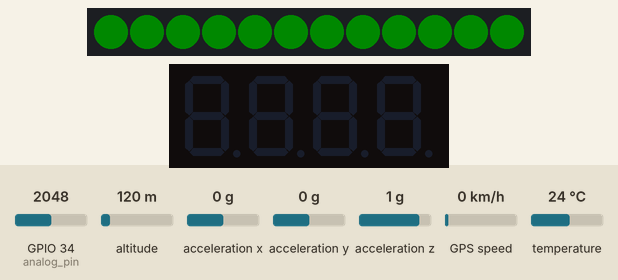
This program was run on a simulated ESP32 board running MicroPython. On the bench: 12 RGB LEDs in strip order, left to right, 4-digit seven-segment display. Inputs (shaded band) come from the test bench; at power-on: acceleration y 0 g, GPIO 34 (analog_pin) = 2048, altitude 120 m, acceleration x 0 g, acceleration z 1 g, GPS speed 0 km/h, temperature 24 °C (analog values on the 0–4095 scale). Dim RGB values are drawn brighter than linear; random numbers come from a fixed seed; the GPS gets a fix after 3 s at 37.7749, -122.4194 with 8 satellites; no MQTT or app messages arrive unless stated; values from a settings file that is not in the repository are placeholders; threads take turns every 2 ms; the clock reads 2024-03-15 10:24:30 at power-on unless the program sets it; library files of the repository ran but are not shown: umqtt_robust2.py, micropyGPS.py, imu.py, tm1637.py; what the program prints to the serial console is not drawn.

Above: at 3.5 s.
3.6 s: acceleration y set to -1.4 g
Timing chart, 0 to 6.6 s (numbered marks = the images above; inputs shaded):
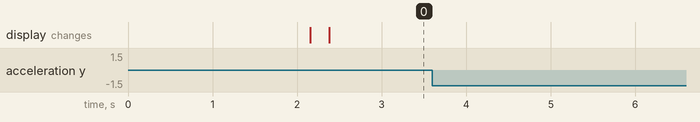

Measured:
- after the input at 3.6 s, every drawn part: stays the same

The program:

main.py
```python
import umqtt_robust2 as mqtt
import gps_funktion2
import batteri_til_adafruit_alternative
import imu_med_seg_iot
import time
import _thread

imu_med_seg_iot.tm.show("    ")
_thread.start_new_thread(batteri_til_adafruit_alternative.updateBP, ())
print(1)
_thread.start_new_thread(imu_med_seg_iot.imu_proeve, ())
print(2)
_thread.start_new_thread(gps_funktion2.gps_main, ())

while True:
    gps_data = gps_funktion2.gps_to_adafruit
    #print("Test", gps_data)
    mqtt.web_print(gps_data, 'adam8143/feeds/mapfeed/csv')
    #print("send til ada: ", gps_funktion2.send_til_ada())
    time.sleep(4)
    mqtt.web_print(f"{gps_funktion2.send_til_ada()}Km tilbagelagt", 'adam8143/feeds/iotfeed')
    time.sleep(4)
    mqtt.web_print(batteri_til_adafruit_alternative.ada_bat(), 'adam8143/feeds/iotbatteri')
    #print("ada bat",batteri_til_adafruit_alternative.ada_bat())
    time.sleep(4)
```

gps_funktion2.py
```python
from math import radians, cos, sin, asin, sqrt
#import umqtt_robust2 as mqtt
from machine import UART
from micropyGPS import MicropyGPS
import _thread
from machine import Pin
import time
from machine import Timer
start = time.time()
distance_samlet = 0
def distance(lat1, lat2, lon1, lon2):


    # grader til radianer
    lon1 = radians(lon1)
    lon2 = radians(lon2)
    lat1 = radians(lat1)
    lat2 = radians(lat2)

    # Haversine formel
    dlon = lon2 - lon1
    dlat = lat2 - lat1
    a = sin(dlat / 2)**2 + cos(lat1) * cos(lat2) * sin(dlon / 2)**2

    c = 2 * asin(sqrt(a))

    # jordens radius i km
    r = 6371

    # calculate the result
    return(c * r)

total_distance_koordinater = [] # liste oprettet til at holde koordinater
total_distance = [] # liste til at holde afstanden man har bevæget si
# denne variabel opdateres til at holde gps data
gps_to_adafruit = None

# instans af gps klassen opdateres her
gps = None
def gps_main():

    uart = UART(2, baudrate=9600, bits=8, parity=None, stop=1, timeout=5000, rxbuf=1024)
    global gps
    gps = MicropyGPS()
    global total_distance_koordinater   #global variabel , så listen kan ændres udenfor funktionen
    global total_distance   #global variabel, så listen kan ændres udenfor funktionen
    global start
    while True:
        buf = uart.readline()
        if buf:
            for char in buf:
                gps.update(chr(char)) # Note the conversion to to chr, UART outputs ints normally

        #different gps methods that can be used:

        #print('UTC Timestamp:', gps.timestamp)
        #print('Date:', gps.date_string('long'))
        #print('Satellites:', gps.satellites_in_use)
        #print('Altitude:', gps.altitude)
        #print('Latitude:', gps.latitude_string())
        #print('Longitude:', gps.longitude_string())
        #print('Horizontal Dilution of Precision:', gps.hdop)
        #print('Compas direction: ', gps.compass_direction())

        formattedLat = gps.latitude_string()
        formattedLat = formattedLat[:-3]
        formattedLon = gps.longitude_string()
        formattedLon = formattedLon[:-3]
        formattedAlt = str(gps.altitude)
        formattedSpd = gps.speed_string()
        formattedSpd = formattedSpd[:-5]
        #print(gps.speed_string())
        gps_ada = formattedSpd+","+formattedLat+","+formattedLon+","+formattedAlt

        lon = float(gps.longitude_string()[:-3])  #stringslice her, negativt, så der kun kommer tal i vores variabler
        lat = float(gps.latitude_string()[:-3])
        if lat != 0.0 and lon != 0.0: #denne kondition sørger for jeg ikke gemmer de 0.0 koordinater man får ved opstart af forbindelse

            lat_lon_tuple = (lat, lon)           #touple til at holde 2 koordinat positioner
            total_distance_koordinater.append(lat_lon_tuple) #her kommes de 2 koordinater fra ovenfor i listen total_distance1

        else:
            print("No reading yet")


        if len(total_distance_koordinater)>2:
            global distance_samlet
            total_distance.append(distance(total_distance_koordinater[-2][-2],total_distance_koordinater[-1][-2],total_distance_koordinater[-2][-1],total_distance_koordinater[-1][-1])) #her kommer de 2 nyeste lat og lon koordinater fra listen "total_distance1" ind i funktionen "distance"
            distance_samlet = sum(total_distance)# her kommer summen af distancen i en ny variabel


            #----------- sender til adafruit hvert 10 sek ----------#
            """
            if time.time () > start + 40: #det her venter noget til mellem hver sending til adafruit
                print("sender til ada")
                mqtt.web_print(f"{total_distance_samlet}Km tilbagelagt", 'adam8143/feeds/iotfeed')
                start = time.time()
            else:
                pass
            """

            #mqtt.web_print(f"{total_distance_samlet}Km tilbagelagt", 'adam8143/feeds/iotfeed')

            #print(sum(total_distance),"km")

            #if total_distance_samlet != 0: #hvis samlet distance ikke er 0, print den
                #print(total_distance_samlet, "km")

            total_distance_koordinater.pop(0)
            if 0.0 in total_distance:
                total_distance.remove(0.0)

        if len(total_distance) ==  5:
            temp_sum = sum(total_distance)
            total_distance.clear()
            total_distance.append(temp_sum)
        time.sleep(0.2)


        if formattedLat != "0.0" and formattedLon != "0.0":
            #print("gps_ada: ",gps_ada)
            global gps_to_adafruit
            gps_to_adafruit = gps_ada

def send_til_ada():
    global distance_samlet
    return round(distance_samlet,3)

#_thread.start_new_thread(gps_main, ())
```

batteri_til_adafruit_alternative.py
```python
import umqtt_robust2 as mqtt
from machine import Pin, ADC
from time import sleep
import neopixel
import time

analog_pin = ADC(Pin(34))
analog_pin.atten(ADC.ATTN_11DB)
analog_pin.width(ADC.WIDTH_12BIT)

n = 12
p = 15

np = neopixel.NeoPixel(Pin(p, Pin.OUT), n)

waitTime = 5
isWait=False
batteri_til_ada = 0


#The main function of the battery. The battery percentage is calculated using the volt reading and multiplying by a specified amount determined by the number of batteries attached.
#In this case, 0.00100238 is used for the scenario in which two batteries are attached. If for a single battery, the number would be 0.00095238.
def updateBP():
    global batteri_til_ada
    analog_val = analog_pin.read()
    volts = (analog_val * 0.00095238)*5  #0.00100238 0.00095238
    battery_percentage = volts*100 - 320
    print("The battery percentage is:", battery_percentage, "%")
    print(volts, "volts")
    batteri_til_ada = battery_percentage
    #battery_percentage = 65 #///This value can be manually adjusted for testing purposes

    #These formulares are used for determining the amount of LED on the NEOPIXEL that needs to be lit. Since there are 12 lights, and battery percentage can go to 100%...
    #Its just a simple equation to determine the outcome.
    lightsOn=battery_percentage/8.33
    counter=lightsOn
    print(lightsOn)
    print(counter)

    #mqtt.web_print(battery_percentage)

    #This for loop lights all the correct LED's and is updated every 3.5 seconds. So even if the battery percentage might swing a bit, it will try to keep the correct amount lit at any time.
    for i in range (n):
        if counter >0:
            np[i] = (0,10,0)
            counter-=1
            print("Has lit a light")
            np.write()


    oldTime= time.time()
    isWait=True
    while isWait==True:

        if time.time() > oldTime + waitTime:
            print("has waiting")
            updateBP()
            isWait=False

def ada_bat():
    global batteri_til_ada
    print(batteri_til_ada)
    return batteri_til_ada
   
```

imu_med_seg_iot.py
```python
'''
Using the MPU6050 inertial unit (accelerometer + gyrometer) with a Raspberry Pi Pico.
For more info:
bekyelectronics.com/raspberry-pi-pico-and-mpu-6050-micropython/
'''

from imu import MPU6050  # https://github.com/micropython-IMU/micropython-mpu9x50
import time
from machine import Pin, I2C
import tm1637
from imu import MPU6050# https://github.com/micropython-IMU/micropython-mpu9x50

i2c = I2C(0, sda=Pin(22), scl=Pin(21), freq=400000)
imu = MPU6050(i2c)

tm = tm1637.TM1637(clk=Pin(18), dio=Pin(19))


# Temperature display
tackle_count = 0   #indsat var til at hole antal taklinger
wait_time = 0      # var til at lave noget ventetid mellem taklinger
up_count = 0 #forsøg med at se på oprejst
print("Temperature: ", round(imu.temperature,2), "°C")
def imu_proeve():
    global up_count
    global tackle_count
    while True:

        # reading values
        acceleration = imu.accel
        gyroscope = imu.gyro
        """
        print ("Acceleration x: ", round(acceleration.x,2), " y:", round(acceleration.y,2),
               "z: ", round(acceleration.z,2))


        print ("gyroscope x: ", round(gyroscope.x,2), " y:", round(gyroscope.y,2),
               "z: ", round(gyroscope.z,2))
        """
    # data interpretation (accelerometer)

        if abs(acceleration.x) > 0.8:
            if (acceleration.x > 0):
                #print("The x axis points upwards")
                pass
            else:
                #print("The x axis points downwards")
                up_count +=1


        if abs(acceleration.y) > 0.8:
            if (acceleration.y > 0):
                #print("The y axis points upwards")
                pass
            else:
                print("The y axis points downwards")
                #pass


        if abs(acceleration.z) > 0.8:
            if (acceleration.z > 0):

                print("The z axis points upwards")
            else:
                if up_count>0:
                    tackle_count+=1
                    tm.number(tackle_count)
                    up_count=0
                #print("The z axis points downwards")
                #pass

    # data interpretation (gyroscope)
        """
        if abs(gyroscope.x) > 20:
            print("Rotation around the x axis")

        if abs(gyroscope.y) > 20:
            print("Rotation around the y axis")

        if abs(gyroscope.z) > 20:
            print("Rotation around the z axis")
        """
        time.sleep(0.2)
```

boot.py
```python
import sys
sys.path.reverse()
print("\n\n\nESP32 starter op")
```
